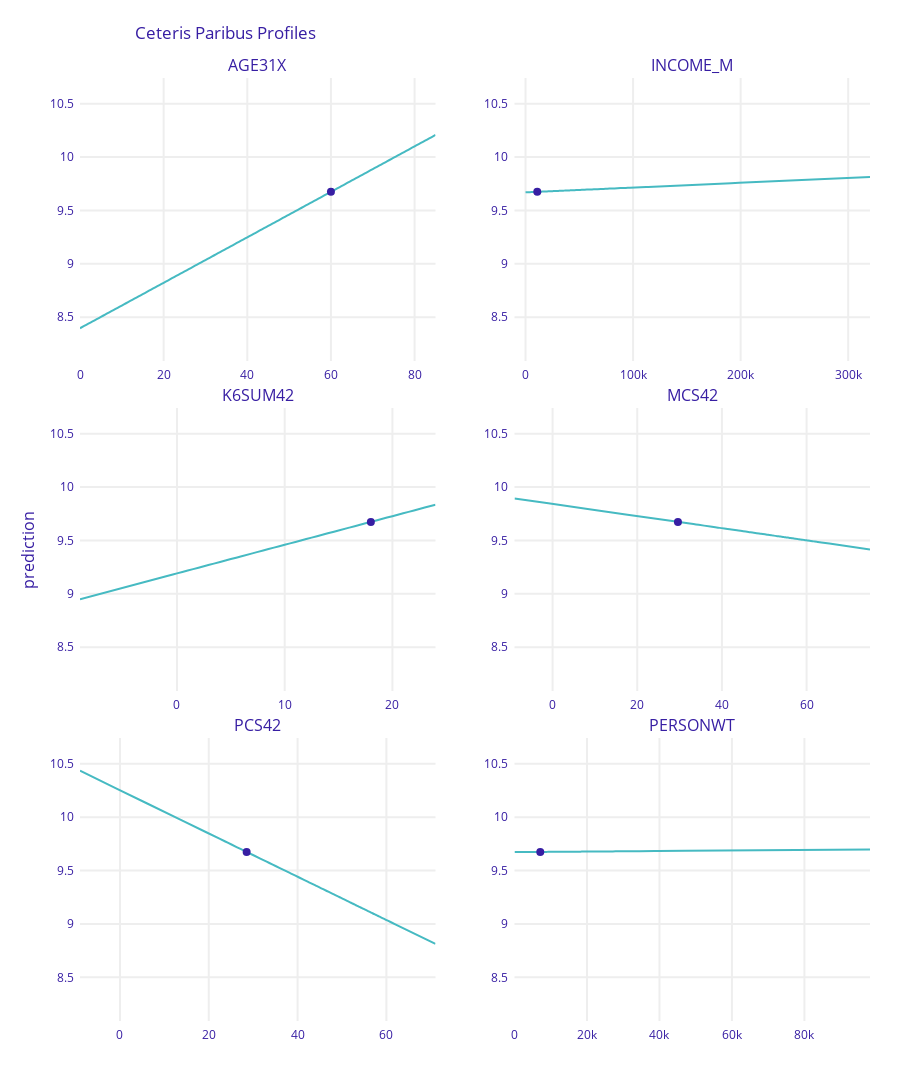

The code cell stored with this chart in its notebook:
### Code cell
idx = 1287
x_example2 = X_test.iloc[idx:idx+1]
exp2.predict(x_example2)
cp2 = exp2.predict_profile(x_example2)
cp2.plot(variables=numerical_features)
